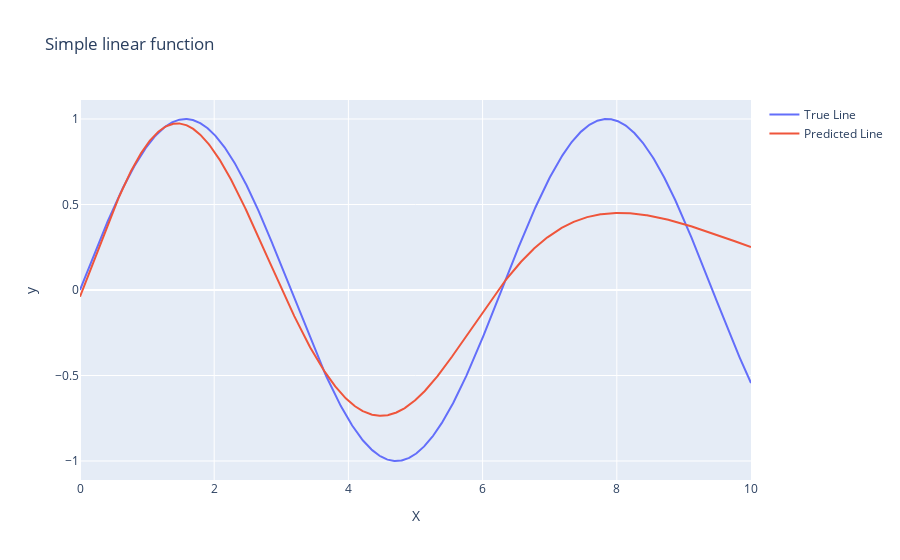
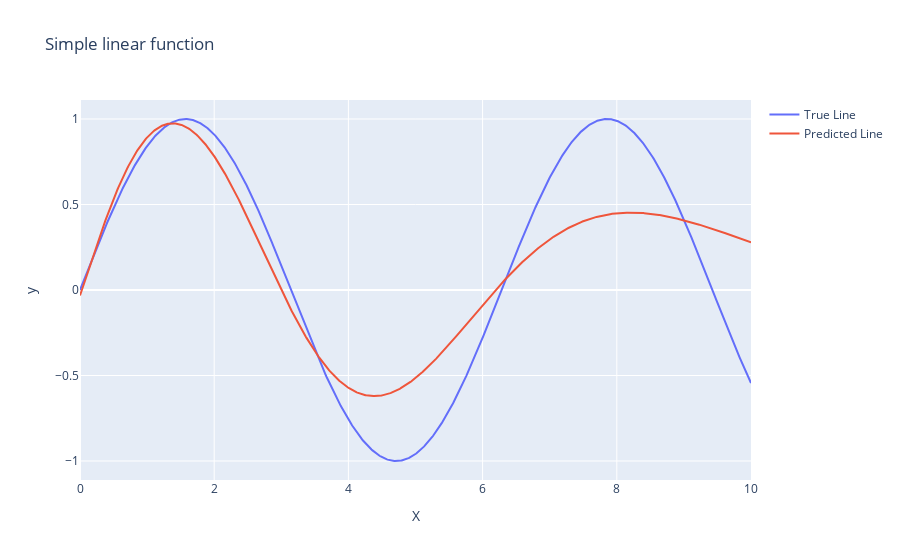
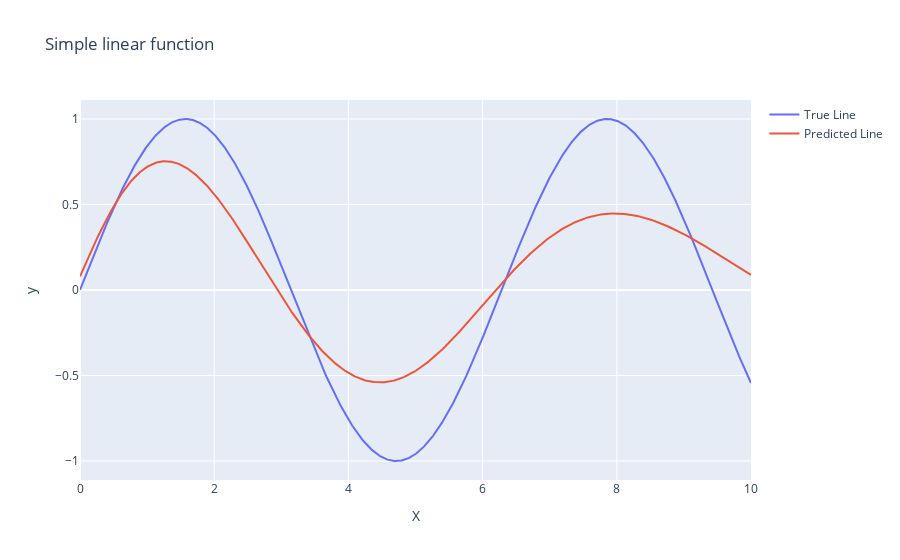
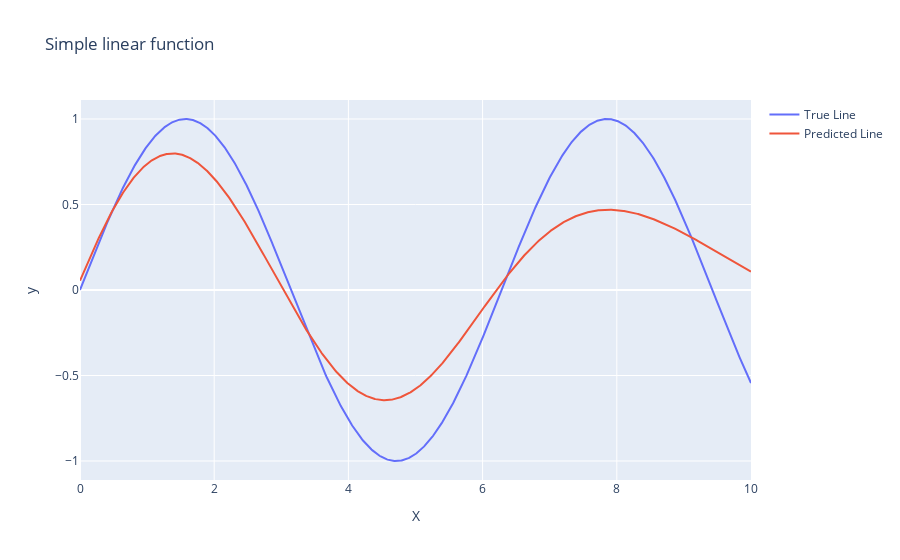

These figures' notebook cell, in order:
### Code cell
for network in networks: 
    X_test = np.linspace(0, 10, 1000).reshape((1000, 1))
    y_test = np.sin(X_test)
    y_pred = network.predict(X_test / (2*np.pi))

    fig = go.Figure()
    fig.add_trace(go.Scatter(x=X_test.flatten(),
                            y=y_test.flatten(),
                            mode="lines",
                            name="True Line"))
    fig.add_trace(go.Scatter(x=X_test.flatten(),
                            y=y_pred.flatten(),
                            mode="lines",
                            name="Predicted Line"))
    fig.update_layout(
        title="Simple linear function",
        xaxis_title="X",
        yaxis_title="y"
    )
    fig.show()

### Figure 1 — Plotly figure (JSON) as saved in the notebook; plotly's stock layout.template omitted (floating-point values rounded to 4 significant figures; data arrays with more than 128 entries replaced by an {"elided": "..."} marker saying what was removed)
{"data": [{"mode": "lines", "name": "True Line", "type": "scatter", "x": {"elided": "1000 float values"}, "y": {"elided": "1000 float values"}}, {"mode": "lines", "name": "Predicted Line", "type": "scatter", "x": {"elided": "1000 float values"}, "y": {"elided": "1000 float values"}}], "layout": {"title": {"text": "Simple linear function"}, "xaxis": {"title": {"text": "X"}}, "yaxis": {"title": {"text": "y"}}}}

### Figure 2 — Plotly figure (JSON) as saved in the notebook; plotly's stock layout.template omitted (floating-point values rounded to 4 significant figures; data arrays with more than 128 entries replaced by an {"elided": "..."} marker saying what was removed)
{"data": [{"mode": "lines", "name": "True Line", "type": "scatter", "x": {"elided": "1000 float values"}, "y": {"elided": "1000 float values"}}, {"mode": "lines", "name": "Predicted Line", "type": "scatter", "x": {"elided": "1000 float values"}, "y": {"elided": "1000 float values"}}], "layout": {"title": {"text": "Simple linear function"}, "xaxis": {"title": {"text": "X"}}, "yaxis": {"title": {"text": "y"}}}}

### Figure 3 — Plotly figure (JSON) as saved in the notebook; plotly's stock layout.template omitted (floating-point values rounded to 4 significant figures; data arrays with more than 128 entries replaced by an {"elided": "..."} marker saying what was removed)
{"data": [{"mode": "lines", "name": "True Line", "type": "scatter", "x": {"elided": "1000 float values"}, "y": {"elided": "1000 float values"}}, {"mode": "lines", "name": "Predicted Line", "type": "scatter", "x": {"elided": "1000 float values"}, "y": {"elided": "1000 float values"}}], "layout": {"title": {"text": "Simple linear function"}, "xaxis": {"title": {"text": "X"}}, "yaxis": {"title": {"text": "y"}}}}

### Figure 4 — Plotly figure (JSON) as saved in the notebook; plotly's stock layout.template omitted (floating-point values rounded to 4 significant figures; data arrays with more than 128 entries replaced by an {"elided": "..."} marker saying what was removed)
{"data": [{"mode": "lines", "name": "True Line", "type": "scatter", "x": {"elided": "1000 float values"}, "y": {"elided": "1000 float values"}}, {"mode": "lines", "name": "Predicted Line", "type": "scatter", "x": {"elided": "1000 float values"}, "y": {"elided": "1000 float values"}}], "layout": {"title": {"text": "Simple linear function"}, "xaxis": {"title": {"text": "X"}}, "yaxis": {"title": {"text": "y"}}}}
